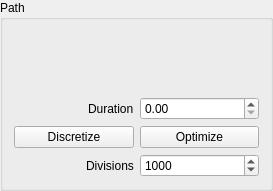
<?xml version="1.0" encoding="UTF-8"?>
<ui version="4.0">
 <class>PathFrame</class>
 <widget class="QGroupBox" name="PathFrame">
  <property name="geometry">
   <rect>
    <x>0</x>
    <y>0</y>
    <width>273</width>
    <height>180</height>
   </rect>
  </property>
  <property name="windowTitle">
   <string>GroupBox</string>
  </property>
  <property name="title">
   <string>Path</string>
  </property>
  <layout class="QVBoxLayout" name="verticalLayout">
   <item>
    <widget class="PlayResourceFrame" name="playFrame">
     <property name="sizePolicy">
      <sizepolicy hsizetype="Preferred" vsizetype="Fixed">
       <horstretch>0</horstretch>
       <verstretch>0</verstretch>
      </sizepolicy>
     </property>
     <property name="minimumSize">
      <size>
       <width>0</width>
       <height>60</height>
      </size>
     </property>
     <property name="frameShape">
      <enum>QFrame::NoFrame</enum>
     </property>
     <property name="frameShadow">
      <enum>QFrame::Raised</enum>
     </property>
    </widget>
   </item>
   <item>
    <layout class="QHBoxLayout" name="horizontalLayout_3">
     <item alignment="Qt::AlignRight">
      <widget class="QLabel" name="label_2">
       <property name="text">
        <string>Duration</string>
       </property>
      </widget>
     </item>
     <item>
      <widget class="QDoubleSpinBox" name="spin_duration">
       <property name="statusTip">
        <string>Change the duration of the path</string>
       </property>
       <property name="maximum">
        <double>1000.000000000000000</double>
       </property>
      </widget>
     </item>
    </layout>
   </item>
   <item>
    <layout class="QHBoxLayout" name="horizontalLayout">
     <item>
      <widget class="QPushButton" name="btn_discretize">
       <property name="statusTip">
        <string>Discretize the path with the given resolution</string>
       </property>
       <property name="text">
        <string>Discretize</string>
       </property>
      </widget>
     </item>
     <item>
      <widget class="QPushButton" name="btn_optimize">
       <property name="statusTip">
        <string>Optimize path with the given resolution</string>
       </property>
       <property name="text">
        <string>Optimize</string>
       </property>
      </widget>
     </item>
    </layout>
   </item>
   <item>
    <layout class="QHBoxLayout" name="horizontalLayout_2">
     <property name="topMargin">
      <number>0</number>
     </property>
     <item alignment="Qt::AlignRight">
      <widget class="QLabel" name="label">
       <property name="text">
        <string>Divisions</string>
       </property>
      </widget>
     </item>
     <item>
      <widget class="QSpinBox" name="spin_numDivs">
       <property name="minimum">
        <number>2</number>
       </property>
       <property name="maximum">
        <number>10000</number>
       </property>
       <property name="value">
        <number>1000</number>
       </property>
      </widget>
     </item>
    </layout>
   </item>
  </layout>
 </widget>
 <customwidgets>
  <customwidget>
   <class>PlayResourceFrame</class>
   <extends>QFrame</extends>
   <header>playresourceframe.h</header>
   <container>1</container>
   <slots>
    <signal>TimeChanged(double)</signal>
   </slots>
  </customwidget>
 </customwidgets>
 <resources/>
 <connections>
  <connection>
   <sender>btn_discretize</sender>
   <signal>clicked()</signal>
   <receiver>PathFrame</receiver>
   <slot>Discretize()</slot>
   <hints>
    <hint type="sourcelabel">
     <x>73</x>
     <y>131</y>
    </hint>
    <hint type="destinationlabel">
     <x>106</x>
     <y>1</y>
    </hint>
   </hints>
  </connection>
  <connection>
   <sender>btn_optimize</sender>
   <signal>clicked()</signal>
   <receiver>PathFrame</receiver>
   <slot>Optimize()</slot>
   <hints>
    <hint type="sourcelabel">
     <x>261</x>
     <y>131</y>
    </hint>
    <hint type="destinationlabel">
     <x>229</x>
     <y>11</y>
    </hint>
   </hints>
  </connection>
  <connection>
   <sender>spin_duration</sender>
   <signal>editingFinished()</signal>
   <receiver>PathFrame</receiver>
   <slot>SetDuration()</slot>
   <hints>
    <hint type="sourcelabel">
     <x>182</x>
     <y>87</y>
    </hint>
    <hint type="destinationlabel">
     <x>7</x>
     <y>153</y>
    </hint>
   </hints>
  </connection>
 </connections>
 <slots>
  <slot>Discretize()</slot>
  <slot>Optimize()</slot>
  <slot>SetDuration()</slot>
 </slots>
</ui>
